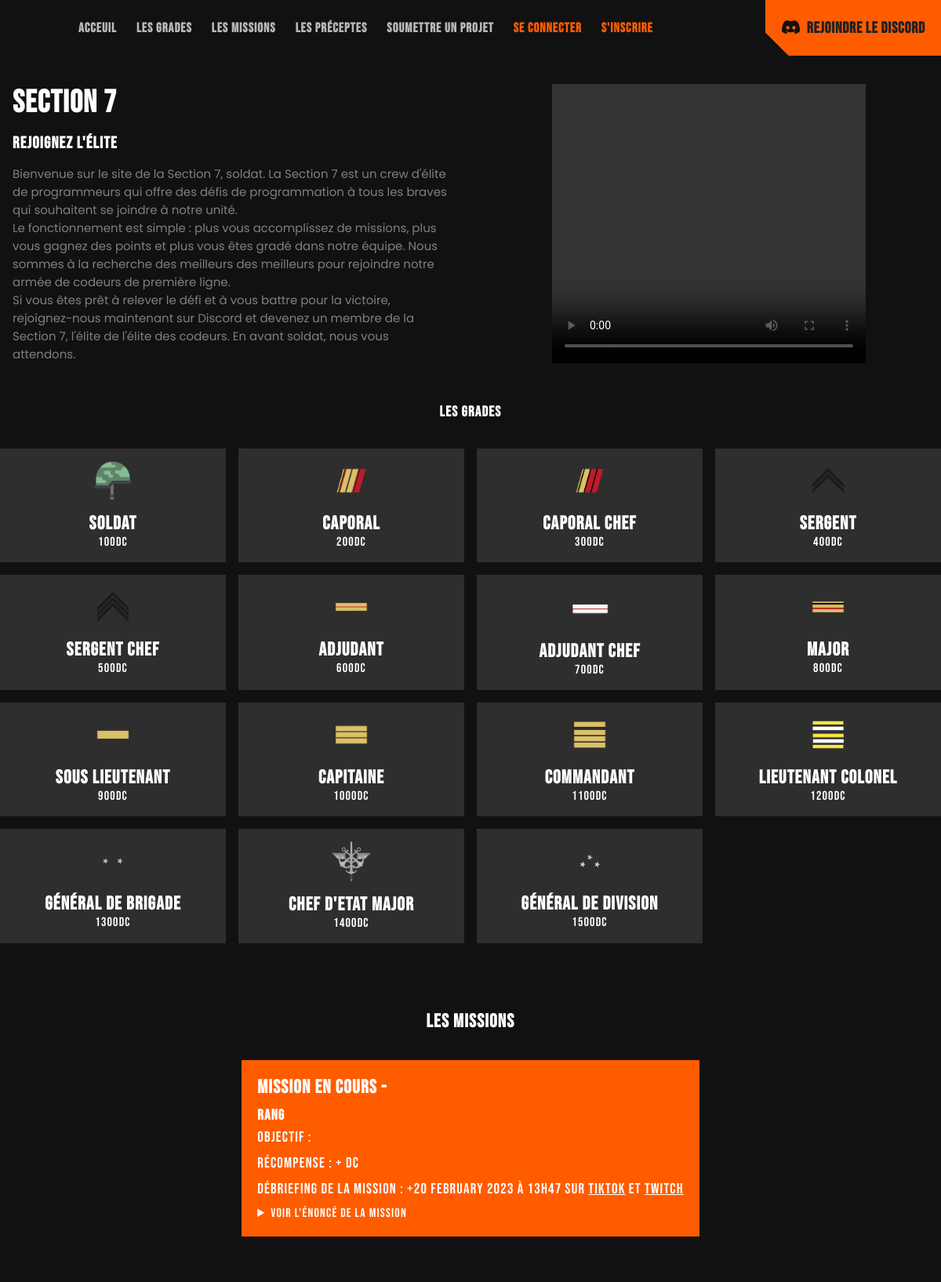
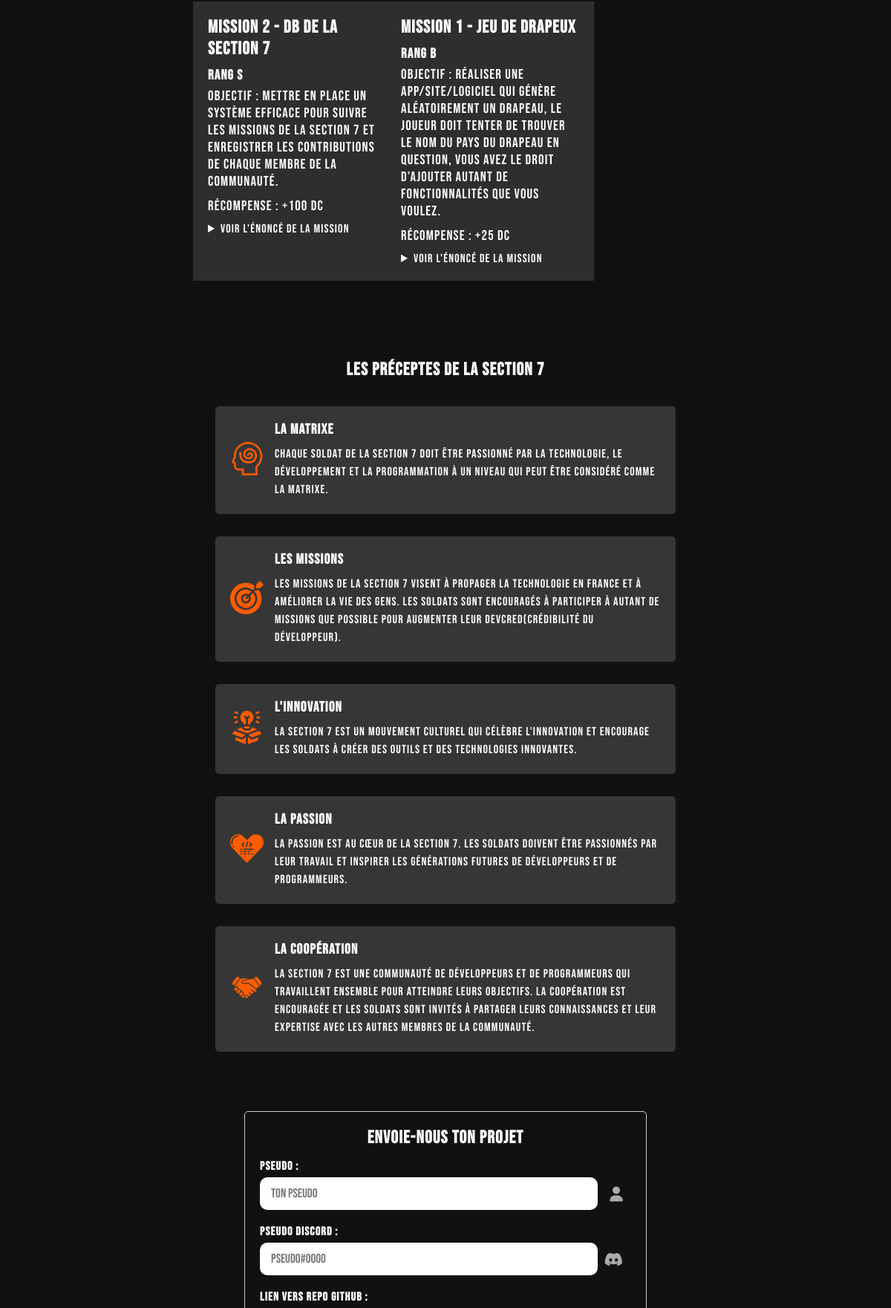
The page / (upper part) on the database its author committed (2 pictures, top to bottom).
### tables this page shows
CREATE TABLE `grades` (
  `image` varchar(55) NOT NULL DEFAULT 'helmet',
  `nom` varchar(55) NOT NULL,
  `dc` int(11) NOT NULL
);

CREATE TABLE `missions_desc` (
  `idMission` int(11) NOT NULL,
  `nomMission` varchar(300) NOT NULL,
  `rangMission` varchar(1) NOT NULL,
  `objectifMission` mediumtext NOT NULL,
  `recompense` int(11) NOT NULL,
  `enonce` text DEFAULT NULL,
  `statut` varchar(10000) NOT NULL,
  `deadline` datetime NOT NULL
);

CREATE TABLE `preceptes` (
  `precepte` text NOT NULL,
  `description` text NOT NULL,
  `image` varchar(255) NOT NULL
);

### inc/grades.php (the view)
<?php
require('lib/db.php');
$stmt = $db->prepare('SELECT * FROM grades');
$stmt->execute();
$grades = $stmt->fetchAll();
?>
<section id="grades">
    <div class="gradesDesc">
        <h1 class="newSectionH1">Les Grades</h1>
    <div class="grades">
    <?php
            foreach ($grades as $grade) {
                echo '<div class="grade"><img src="src/media/'. $grade['image'] .'.png"><h2>'. $grade['nom'] .'</h2><p>'. $grade['dc'] .'DC</p></div>';
            }
        ?>
    </div>
</section>

### inc/missions.php (shortened to what this page needs)
<?php
require_once('lib/db.php');
$stmt = $db->prepare('SELECT * FROM missions_desc WHERE statut="A"');
$stmt->execute();
$row = $stmt->fetch();
$date_str = $row['deadline'];
$date = new DateTime($date_str);
$date_format = strftime('%e %B %Y à %Hh%M', $date->getTimestamp());
?>
<section class="missions" id="missions">
    <div class="container">
      <h2 class="newSectionH1">Les Missions</h2>
      <div class="mission-wrapper">
        <div class="mission urgent">
          <h3 class="mission-title">Mission en cours - <?php echo($row['nomMission']);?></h3>
          <h3>Rang <?php echo($row['rangMission']);?></h3>
          <h3 class="recomp">Objectif : <?php echo($row['objectifMission']); ?></h3>
          <h3 class="recomp">Récompense : <span>+<?php echo($row['recompense']);?> DC</span></h3>
          <h3 class="recomp">Débriefing de la mission : <span>+<?php echo $date_format;?></span> sur <a href="https://www.tiktok.com/@mauvetech"><u>TikTok</u> et <a href="https://www.twitch.tv/mauvetech"><u>Twitch</u ></a></h3>
          <details>
            <summary>Voir l'énoncé de la mission</summary>
        </details>
        </div>
        <?php
        $stmt = $db->prepare('SELECT * FROM missions_desc WHERE statut="F" LIMIT 6');
        $stmt->execute();
        $nbLignes = $stmt->rowCount();
        $oldMissions = $stmt->fetchAll();
        ?>
        <div class="missions-grid" style="display: grid; grid-template-columns: <?php
                switch ($nbLignes) {
                    case 2:
                        echo '1fr 1fr';
                        break;
                }
            ?>; justify-items: center; gap: 20px;">
            <?php
                foreach($oldMissions as $oldMission) {
                    echo('<div class="mission" style="width: 100%; max-width: 400px; margin-left: calc((100% - ' . $nbLignes . ' * 400px) / ' . $nbLignes * 2 . ');">
                        <h3 class="mission-title">Mission '. $oldMission['idMission'] .' - '. $oldMission['nomMission'] .'</h3>
                        <h3>Rang '. $oldMission["rangMission"] .'</h3>
                        <h3 class="recomp">Objectif : '.$oldMission["objectifMission"].'</h3>
                        <h3 class="recomp">Récompense : <span>+'.$oldMission["recompense"].' DC</span></h3>
                        <details>
                            <summary>Voir l\'énoncé de la mission</summary>
                            <p>'.$oldMission["enonce"].'</p>
                        </details>
                    </div>');
                }
            ?>
          </div>
      </div>
    </div>
</section>

### inc/preceptes.php
<section class="precepts-section" id="preceptes">
  <h2 class="newSectionH1">Les préceptes de la Section 7</h2>
  <?php
  $stmt = $db->prepare('SELECT * FROM preceptes');
  $stmt->execute();
  $preceptes = $stmt->fetchAll();
  ?>
  <div class="precepts-container">
    <?php
    foreach($preceptes as $precepte) {
      echo '
      <div class="precept" style="display: flex;align-items: center;">
        <div class="preceptLeft">
          <img class="precept-img" style="width: 45px;margin-right: 15px;" src="src/media/'.$precepte['image'].'.png">
        </div>
        <div class="preceptRight">
          <h3 class="precept-title">'.$precepte['precepte'].'</h3>
          <p class="precept-text">'.$precepte['description'].'</p>
        </div>
      </div>
      ';
    }
    ?>
  </div>
</section>

### style.css (style rules this page uses)
* { margin: 0; padding: 0; border: none; }
html { scroll-behavior: smooth; }
body { font-family: 'Bebas Neue'; letter-spacing: 1.19px; }
body { background-color: #111; }
a { all: unset; }
.newSectionH1 { margin-top: 35px; margin-bottom: 35px; text-align: center; color: #fff; }
.grade { background-color: #2e2e2e; color: white; padding: 1rem; text-align: center; }
.grades { max-width: 1395px; margin: 0 auto; display: grid; gap: 1rem; }
.grade img { width: 50px; margin-bottom: 10px; }
@media (min-width: 600px) { .grades { grid-template-columns: repeat(4, 1fr); } }
.missions { color: #fff; padding: 50px 0; }
.recomp { font-weight: normal; margin: 5px 0 10px 0; }
.mission-wrapper { display: flex; flex-direction: column; align-items: center; }
.mission { background-color: #2e2e2e; padding: 20px; margin-bottom: 20px; }
.urgent { background-color: #ff5c00; }
.mission-title { font-size: 24px; font-weight: bold; margin-bottom: 10px; }
.missions-grid { display: grid; grid-template-columns: repeat(3, 1fr); grid-gap: 20px; margin-top: 40px; }
.precepts-section { color: #fff; }
.precepts-container { display: flex; flex-wrap: wrap; justify-content: center; }
.precept { width: calc(50% - 20px); margin-bottom: 30px; background-color: #363636; border-radius: 5px; padding: 20px; }
.precept-title { font-size: 1.2rem; font-weight: bold; margin-bottom: 10px; }
.precept-text { font-size: 1rem; line-height: 1.5; }

### rows shown on the page
grades: image (picture), nom "Soldat", dc "100"
grades: image (picture), nom "Caporal", dc "200"
grades: image (picture), nom "Caporal Chef", dc "300"
grades: image (picture), nom "Sergent", dc "400"
grades: image (picture), nom "Sergent Chef", dc "500"
grades: image (picture), nom "Adjudant", dc "600"
grades: image (picture), nom "Adjudant Chef", dc "700"
grades: image (picture), nom "Major", dc "800"
grades: image (picture), nom "Sous Lieutenant", dc "900"
grades: image (picture), nom "Capitaine", dc "1000"
grades: image (picture), nom "Commandant", dc "1100"
grades: image (picture), nom "Lieutenant Colonel", dc "1200"
grades: image (picture), nom "Général de Brigade", dc "1300"
grades: image (picture), nom "Chef d'Etat Major", dc "1400"
grades: image (picture), nom "Général de Division", dc "1500"
missions_desc: $nbLignes * 2 4 (drawn), idMission "2", nomMission "DB de la Section 7", rangMission "S", objectifMission "Mettre en place un système efficace pour suivre les missions de la Section 7 et enregistrer les contributions de chaque membre de la communauté.", recompense "100"
missions_desc: $nbLignes * 2 4 (drawn), idMission "1", nomMission "Jeu de Drapeux", rangMission "B", objectifMission "Réaliser une app/site/logiciel qui génère aléatoirement un drapeau, le joueur doit tenter de trouver le nom du pays du drapeau en question, vous avez le droit d’ajouter autant de fonctionnalités que vous voulez.", recompense "25"
preceptes: image (picture), precepte "La Matrixe", description "Chaque soldat de la Section 7 doit être passionné par la technologie, le développement et la programmation à un niveau qui peut être considéré comme la matrixe."
preceptes: image (picture), precepte "Les missions", description "Les missions de la Section 7 visent à propager la technologie en France et à améliorer la vie des gens. Les soldats sont encouragés à participer à autant de missions que possible pour augmenter leur DevCred(Crédibilité du développeur)."
preceptes: image (picture), precepte "L'innovation", description "La Section 7 est un mouvement culturel qui célèbre l'innovation et encourage les soldats à créer des outils et des technologies innovantes."
preceptes: image (picture), precepte "La Passion", description "La passion est au cœur de la Section 7. Les soldats doivent être passionnés par leur travail et inspirer les générations futures de développeurs et de programmeurs."
preceptes: image (picture), precepte "La coopération", description "La Section 7 est une communauté de développeurs et de programmeurs qui travaillent ensemble pour atteindre leurs objectifs. La coopération est encouragée et les soldats sont invités à partager leurs connaissances et leur expertise avec les autres membres de la communauté."

### other values the page prints
$date_format "20 February 2023 à 13h47"
